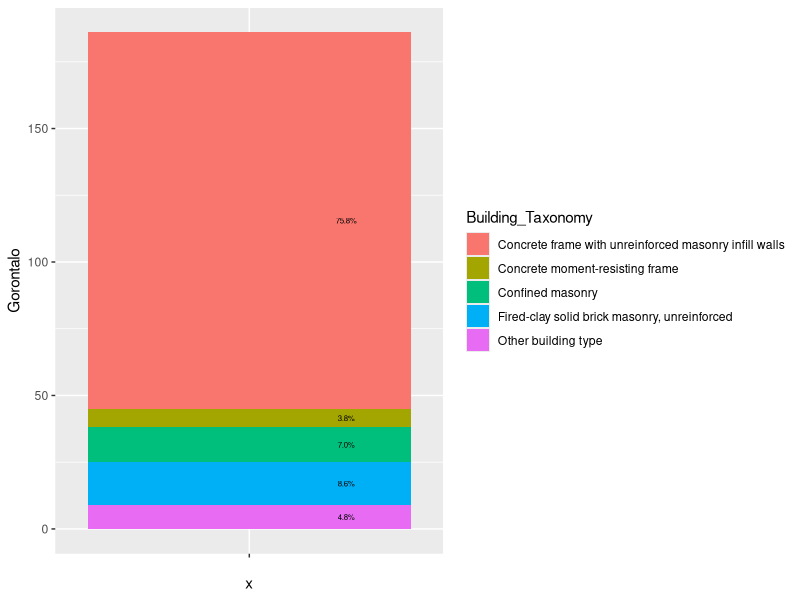
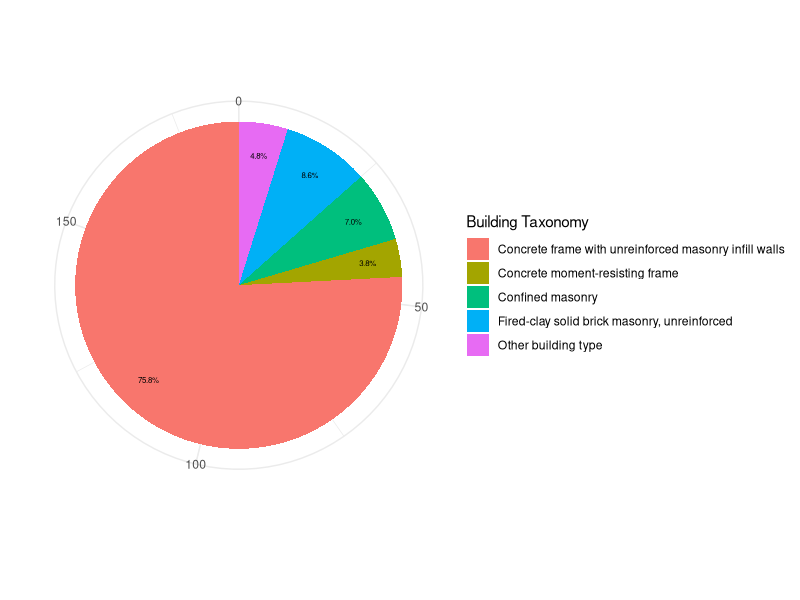
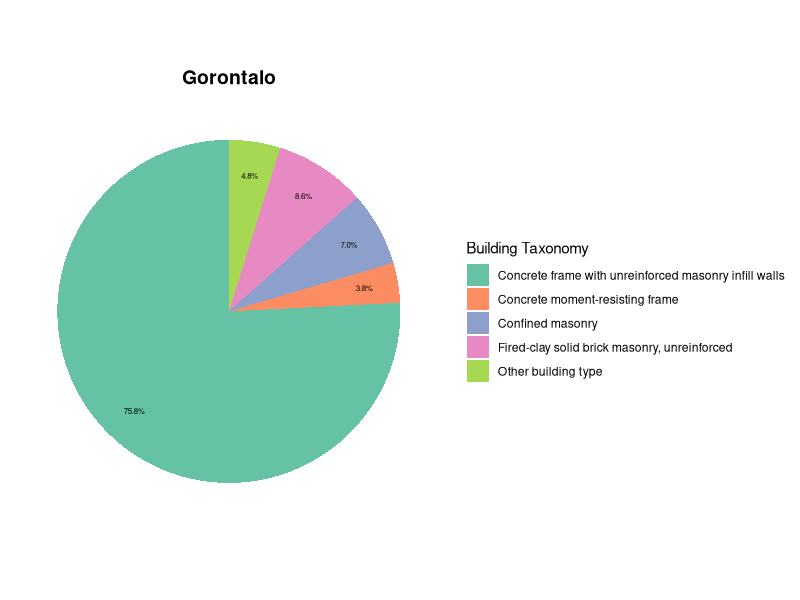

Write R code to recreate these figures, in order. (Note: this script raises an error after producing the figures.)
library(tidyverse)
library(ggrepel)
library(scales)
library(egg)

#GORONTALO
#piechart Gorontalo
Tax_Gorontalo <- read_csv("Taxonomy of Surveyed Public - Gorontalo R2.csv")
Tax_Gorontalo <- Tax_Gorontalo %>%
  mutate(csum = cumsum(coalesce(Gorontalo, 0)) + Gorontalo*0)
#bar plot to visualize data
bp_Gorontalo <- ggplot(Tax_Gorontalo, aes(x = "", y = Gorontalo, fill = Building_Taxonomy))+
  geom_col(position = 'stack', width = 1)+
  geom_text(aes(label = percent(Persentase/100), x = 1.3),
            position = position_stack(vjust = 0.5),
            size = 2)
bp_Gorontalo
#create pie chart
pie_Gorontalo <- bp_Gorontalo + coord_polar(theta = "y")+
  xlab("")+
  ylab("")+
  labs(fill = "Building Taxonomy")+
  theme_bw()+
  theme_minimal()
pie_Gorontalo
#create blank theme
blank_theme <- theme_minimal()+
  theme(
    axis.title.x = element_blank(),
    axis.title.y = element_blank(),
    panel.border = element_blank(),
    panel.grid=element_blank(),
    axis.ticks = element_blank(),
    plot.title=element_text(size=14, face="bold")
  )
#use brewer palette
pie2_Gorontalo <- pie_Gorontalo + scale_fill_brewer(palette = "Set2") + 
  theme(axis.text = element_blank()) +
  blank_theme +
  ggtitle("Gorontalo")+
  theme(axis.text.x = element_blank(),
        legend.position = "right", legend.direction = "vertical",
        plot.title = element_text(hjust = 0.5))
pie2_Gorontalo
pie2_Bengkulu
pie2_Cilegon

#ggarrange
pie2_arranged <- ggarrange(plots = list(pie2_Bengkulu, pie2_Cilegon, pie2_Gorontalo),
          nrow = 1, ncol = 3)
pie2_arranged

#saving chart
ggsave("Figure1_PieChart_Gorontalo.pdf", 
       plot = last_plot(),
       width = 7.5, 
       height = 5,
       units = "in")

#saving chart ggarrange
ggsave("Figure 26 - Taxonomy of Surveyed Building.pdf", 
       plot = pie2_arranged,
       width = 7.5, 
       height = 5,
       units = "in")
